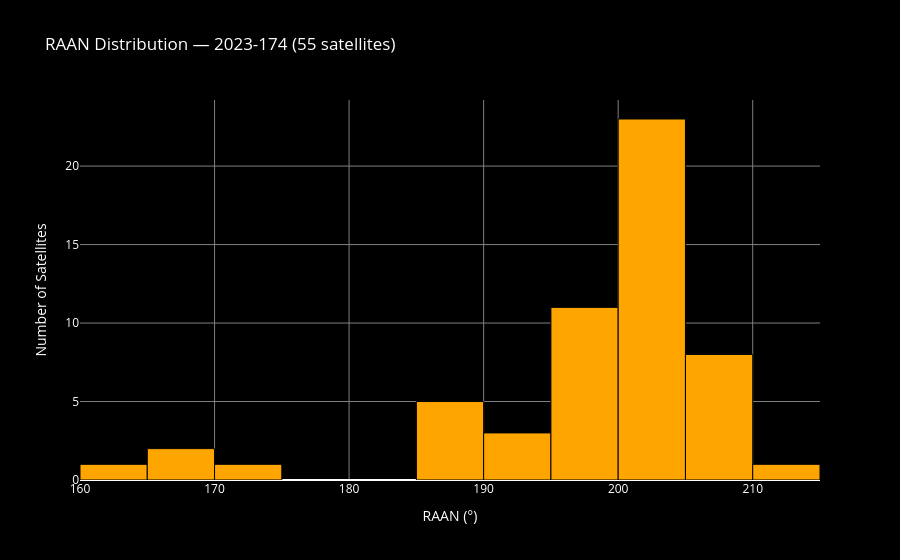

Notebook code for this chart:
### Code cell
fig = go.Figure()

fig.add_trace(go.Histogram(
    x=df['raan'],
    nbinsx=20,
    marker_color='orange',
    marker_line=dict(color='black', width=1),
    name='RAAN'
))

fig.update_layout(
    title=f'RAAN Distribution — {satcat_cache["intldes"]} ({len(df)} satellites)',
    xaxis_title='RAAN (°)',
    yaxis_title='Number of Satellites',
    paper_bgcolor='black',
    plot_bgcolor='black',
    font=dict(color='white'),
    xaxis=dict(gridcolor='gray'),
    yaxis=dict(gridcolor='gray'),
)

fig.show()

print(f"RAAN stats:")
print(f"   Mean:  {df['raan'].mean():.4f}°")
print(f"   Std:   {df['raan'].std():.4f}°")
print(f"   Min:   {df['raan'].min():.4f}°")
print(f"   Max:   {df['raan'].max():.4f}°")
print(f"   Range: {df['raan'].max() - df['raan'].min():.4f}°")

### Figure 1 — Plotly figure (JSON) as saved in the notebook; plotly's stock layout.template omitted (floating-point values rounded to 4 significant figures)
{"data": [{"marker": {"color": "orange", "line": {"color": "black", "width": 1}}, "name": "RAAN", "nbinsx": 20, "type": "histogram", "x": [196.9, 195.8, 207.1, 189.3, 203.2, 198.6, 207.7, 199.2, 201.6, 202.4, 189.9, 210.4, 201.0, 202.6, 200.8, 206.3, 202.0, 202.0, 202.3, 205.3, 187.8, 188.6, 200.6, 206.7, 208.7, 169.6, 189.0, 193.9, 167.7, 196.4, 195.2, 203.6, 201.9, 201.5, 203.9, 202.1, 201.7, 206.4, 203.3, 200.9, 204.9, 199.2, 190.5, 199.1, 195.3, 196.4, 198.3, 200.5, 204.7, 208.7, 201.0, 200.6, 173.2, 163.0, 191.6]}], "layout": {"font": {"color": "white"}, "paper_bgcolor": "black", "plot_bgcolor": "black", "title": {"text": "RAAN Distribution — 2023-174 (55 satellites)"}, "xaxis": {"gridcolor": "gray", "title": {"text": "RAAN (°)"}}, "yaxis": {"gridcolor": "gray", "title": {"text": "Number of Satellites"}}}}
